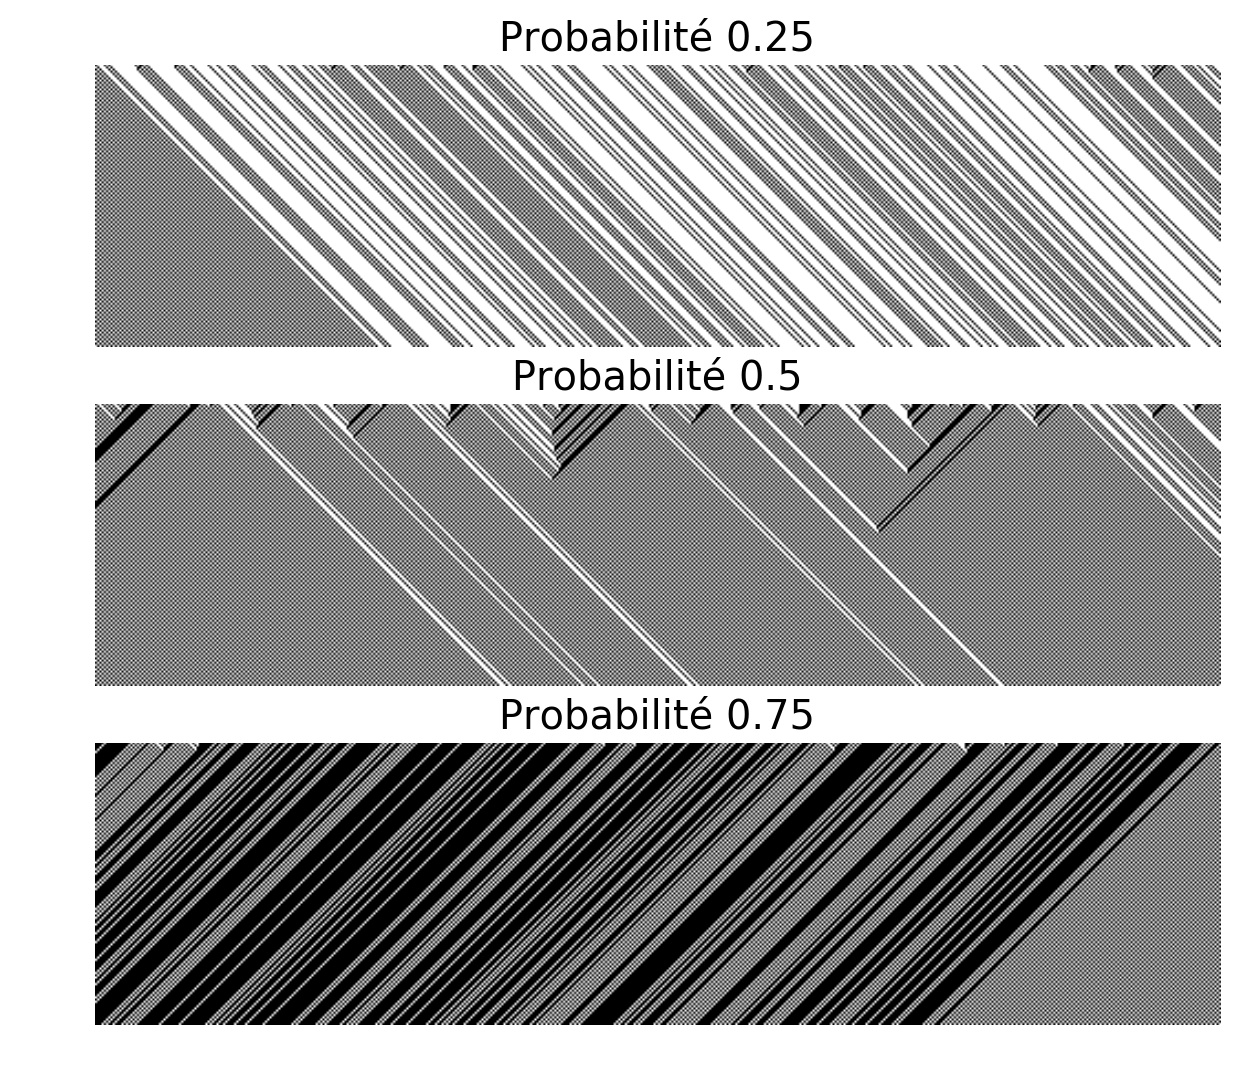

This figure's Python source:
from random import random
from matplotlib.pyplot import imshow, show, axis, subplot, title, savefig

evolution = {
    (True, True, True): True,
    (True, True, False): False,
    (True, False, True): True,
    (True, False, False): True,
    (False, True, True): True,
    (False, True, False): False,
    (False, False, True): False,
    (False, False, False): False
}

N = 512
nb = 128
i = 0
lp = (.25, .5, .75)
for p in lp:
    ca = [random() < p for _ in range(N)]
    im = []
    for _ in range(nb):
        ca = [True] + ca + [False]
        ca = [evolution[tuple(ca[m:m + 3])] for m in range(N - 2)]
        im.append(ca)
    i += 1
    subplot(len(lp), 1, i)
    imshow(im, cmap='gray_r')
    axis('off')
    title("Probabilité " + str(p))
savefig('trafic.jpeg', bbox_inches='tight', dpi=200)
show()
